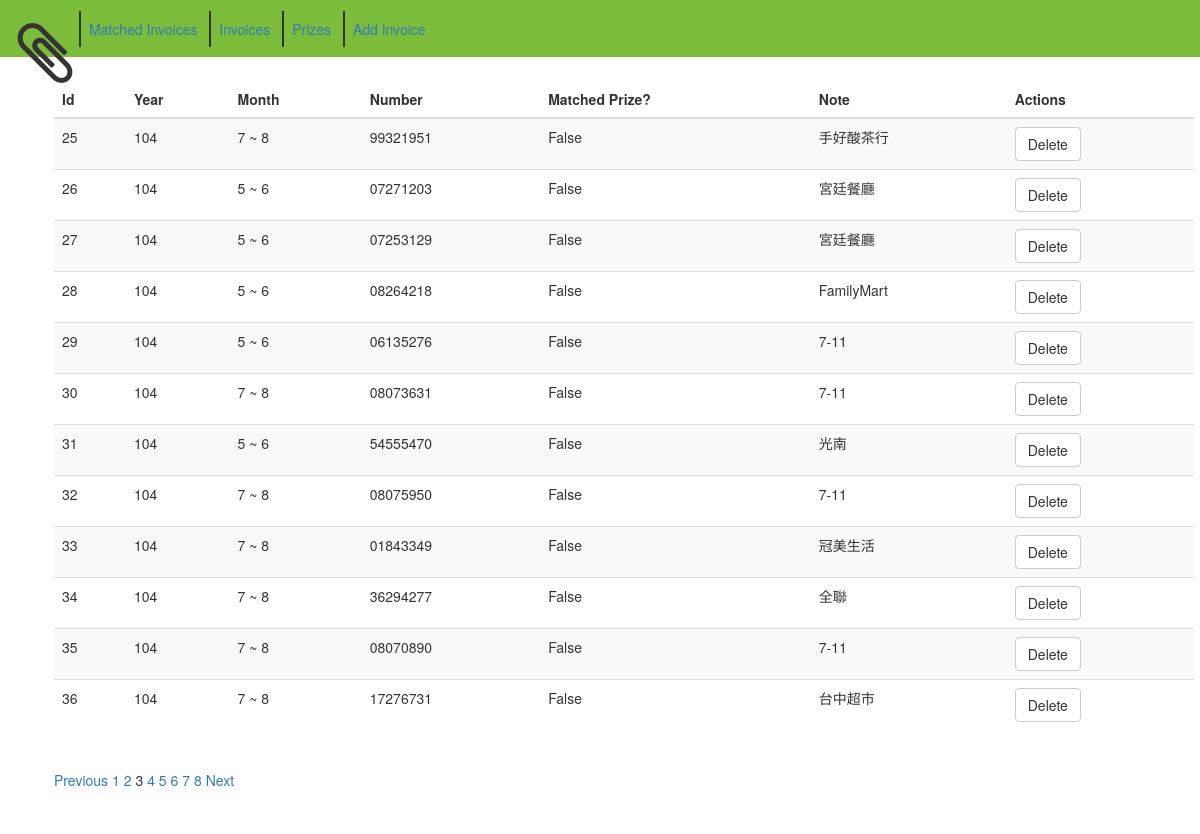
/invoices?page=3&per_rows=12, run on the app's committed database.
### db.py (models this page shows, shortened)
class Invoice(Base):
    __tablename__ = 'invoices'
    id = Column(Integer, primary_key=True)
    year = Column(Integer)
    month = Column(Integer)
    number = Column(String)
    note = Column(String)
    is_matched = Column(Boolean)
    prize_id = Column(Integer, ForeignKey('prizes.id'))
    prize = relationship('Prize', backref=backref('invoices'))

### web.py (the view)
@app.route('/invoices')
def invoices():
    per_rows = request.args.get('per_rows', pagination.Pagination.DEFAULT_PER_ROWS)
    current_page = request.args.get('page', 1)
    try:
        per_rows = int(per_rows)
        per_rows = pagination.Pagination.DEFAULT_PER_ROWS if per_rows <= 0 else per_rows
    except:
        per_rows = pagination.Pagination.DEFAULT_PER_ROWS
    try:
        current_page = int(current_page)
        current_page = 1 if current_page < 1 else current_page
    except:
        current_page = 1
    invoices_query = g.app.get_invoices()
    invoices_count = invoices_query.count()
    p = pagination.Pagination(invoices_count, per_rows, current_page)
    invoices = invoices_query[p.get_from_rows():p.get_to_rows() + 1]
    return render_template('invoices.html',
                           invoices=invoices,
                           pagination=p)

### db.py (called while the page is built)
    @classmethod
    def get_instance(cls):
        instance = session.query(cls).first()
        if not instance:
            instance = cls()
        return instance

    def get_invoices(self):
        return session.query(Invoice)

### pagination.py (called while the page is built)
    def set_total_rows(self, total_rows):
        if total_rows < 0:
            raise ValueError("total rows must greater than zero")
        self._total_rows = total_rows

    def set_per_rows(self, per_rows):
        if per_rows < 0:
            raise ValueError("per rows must greater than zero")
        self._per_rows = per_rows

    def get_per_rows(self):
        return self._per_rows

    def set_current_page(self, current_page):
        if current_page < 1:
            raise ValueError("current page must greater than 1")
        self._current_page = current_page

    def get_current_page(self):
        return self._current_page

    def get_from_rows(self):
        return (self._current_page - 1) * self._per_rows

    def get_to_rows(self):
        return self.get_from_rows() + self._per_rows - 1

    def set_pages_range(self, pages_range):
        if pages_range < 1:
            raise ValueError("pages range must greater than 1")
        self._pages_range = pages_range

    def get_pagination_from_page(self):
        return self._pagination_from_page

    def get_pagination_to_page(self):
        return self._pagination_to_page

    def get_total_pages(self):
        return self._total_pages

    def refresh(self):
        self._total_pages = math.ceil(self._total_rows / self._per_rows) # +/+, always positive
        self._current_page = self._total_pages if self._total_pages < self._current_page else self._current_page
        left_span_coda = math.floor(self._pages_range / 2)
        right_span_coda = self._pages_range - left_span_coda
        self._pagination_from_page = max(1, self._current_page - left_span_coda)
        right_span_coda += left_span_coda - (self._current_page - self._pagination_from_page)
        self._pagination_to_page = min(self._total_pages, self._current_page + right_span_coda)
        right_left_span_coda = right_span_coda - (self._pagination_to_page - self._current_page)
        if right_left_span_coda != 0:
            left_span_coda += right_left_span_coda
            self._pagination_from_page = max(1, self._current_page - left_span_coda)

### web.py (called while the page is built)
@app.before_request
def before_request():
    g.app = db.App.get_instance()

### templates/invoices.html
{% extends 'base.html' %}
{% block content %}
{% if invoices|count %}
<div class="container">
<table class="table table-striped table-hover">
  <thead>
    <tr>
      <th>Id</th>
      <th>Year</th>
      <th>Month</th>
      <th>Number</th>
      <th>Matched Prize?</th>
      <th>Note</th>
      <th>Actions</th>
    </tr>
  </thead>
  <tbody>
    {% for invoice in invoices %}
    <tr>
      <td>{{ invoice.id }}</td>
      <td>{{ invoice.year }}</td>
      <td>{{ invoice.month * 2 - 1 }} ~ {{ invoice.month * 2 }}</td>
      <td>{{ invoice.number }}</td>
      <td>{{ invoice.is_matched }}</td>
      <td>{{ invoice.note }}</td>
      <td>
	<form action="invoice_delete/{{ invoice.id }}" method="POST">
	  <input type="submit" class="btn btn-default" value="Delete" />
	</form>
      </td>
    </tr>
    {% endfor %}
  </tbody>
</table>
<div class="pagination">
  {% if pagination.get_current_page() != 1 %}
  <a href="?page={{ pagination.get_current_page() - 1 }}&per_rows={{ pagination.get_per_rows() }}">Previous</a>
  {% endif %}
  {% for page in range(pagination.get_pagination_from_page(), pagination.get_pagination_to_page() + 1) %}
  {% if page == pagination.get_current_page() %}
  <span class="current_page">{{ page }}</span>
  {% else %}
  <a href="?page={{ page }}&per_rows={{ pagination.get_per_rows() }}">{{ page }}</a>
  {% endif %}
  {% endfor %}
  {% if pagination.get_current_page() != pagination.get_total_pages() %}
  <a href="?page={{ pagination.get_current_page() + 1 }}&per_rows={{ pagination.get_per_rows() }}">Next</a>
  {% endif %}
</div>
</div>
{% else %}
<p>No invoices. <a href="invoice_add">Go to add a invoice?</a></p>
{% endif %}
{% endblock %}

### data on the page
Invoice: id "25", year "104", invoice.month*2-1 "7", invoice.month*2 "8", number "99321951", is_matched "False", note "手好酸茶行"
Invoice: id "26", year "104", invoice.month*2-1 "5", invoice.month*2 "6", number "07271203", is_matched "False", note "宮廷餐廳"
Invoice: id "27", year "104", invoice.month*2-1 "5", invoice.month*2 "6", number "07253129", is_matched "False", note "宮廷餐廳"
Invoice: id "28", year "104", invoice.month*2-1 "5", invoice.month*2 "6", number "08264218", is_matched "False", note "FamilyMart"
Invoice: id "29", year "104", invoice.month*2-1 "5", invoice.month*2 "6", number "06135276", is_matched "False", note "7-11"
Invoice: id "30", year "104", invoice.month*2-1 "7", invoice.month*2 "8", number "08073631", is_matched "False", note "7-11"
Invoice: id "31", year "104", invoice.month*2-1 "5", invoice.month*2 "6", number "54555470", is_matched "False", note "光南"
Invoice: id "32", year "104", invoice.month*2-1 "7", invoice.month*2 "8", number "08075950", is_matched "False", note "7-11"
Invoice: id "33", year "104", invoice.month*2-1 "7", invoice.month*2 "8", number "01843349", is_matched "False", note "冠美生活"
Invoice: id "34", year "104", invoice.month*2-1 "7", invoice.month*2 "8", number "36294277", is_matched "False", note "全聯"
Invoice: id "35", year "104", invoice.month*2-1 "7", invoice.month*2 "8", number "08070890", is_matched "False", note "7-11"
Invoice: id "36", year "104", invoice.month*2-1 "7", invoice.month*2 "8", number "17276731", is_matched "False", note "台中超市"

### other printed values
{{ page }} "1" "2" "4" "5" "6" "7" "8"
{{ page }} "3"
